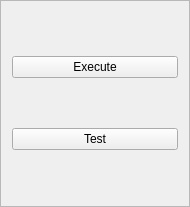
<?xml version="1.0" encoding="UTF-8"?>
<ui version="4.0">
 <class>Frame</class>
 <widget class="QFrame" name="Frame">
  <property name="geometry">
   <rect>
    <x>0</x>
    <y>0</y>
    <width>190</width>
    <height>207</height>
   </rect>
  </property>
  <property name="windowTitle">
   <string>Frame</string>
  </property>
  <property name="frameShape">
   <enum>QFrame::StyledPanel</enum>
  </property>
  <property name="frameShadow">
   <enum>QFrame::Raised</enum>
  </property>
  <layout class="QVBoxLayout" name="verticalLayout">
   <item>
    <widget class="QPushButton" name="pushButton_execute">
     <property name="text">
      <string>Execute</string>
     </property>
    </widget>
   </item>
   <item>
    <widget class="QPushButton" name="pushButton_Test">
     <property name="text">
      <string>Test</string>
     </property>
    </widget>
   </item>
  </layout>
 </widget>
 <resources/>
 <connections/>
</ui>
